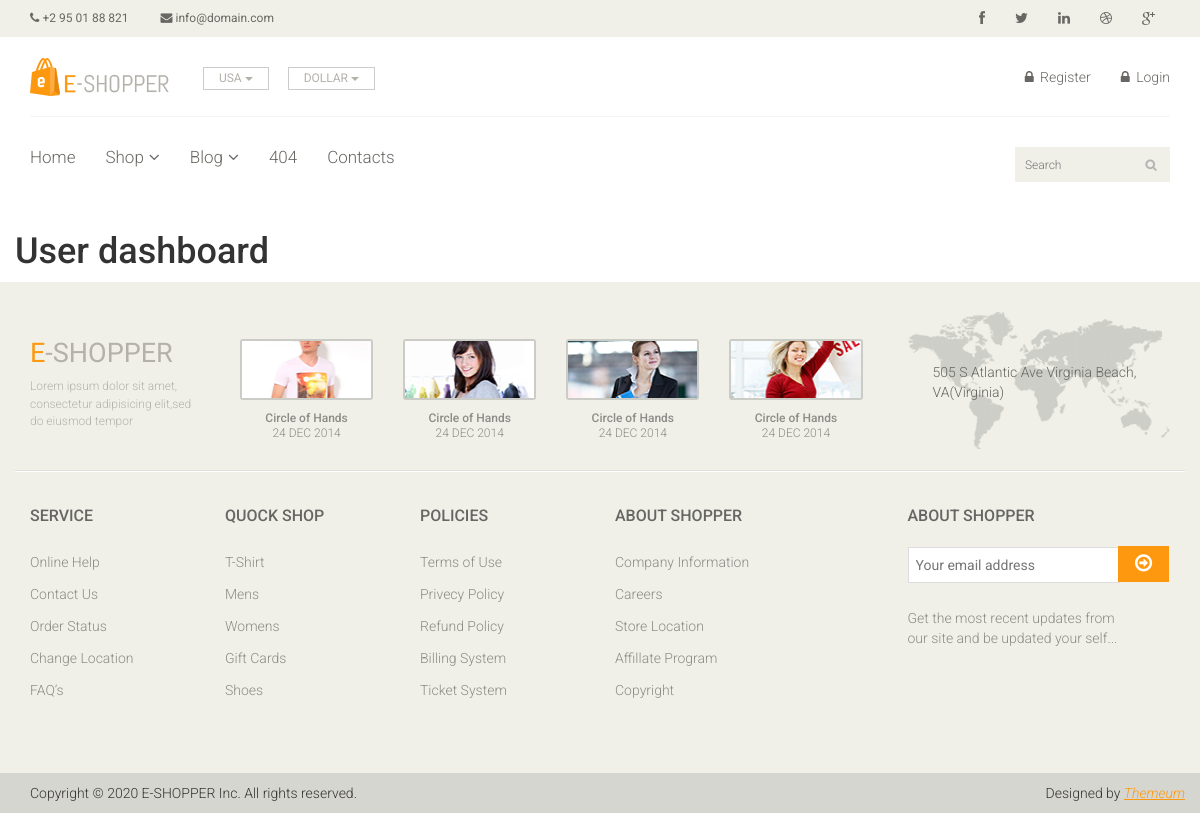
Page /dashboard on the earlier database version.
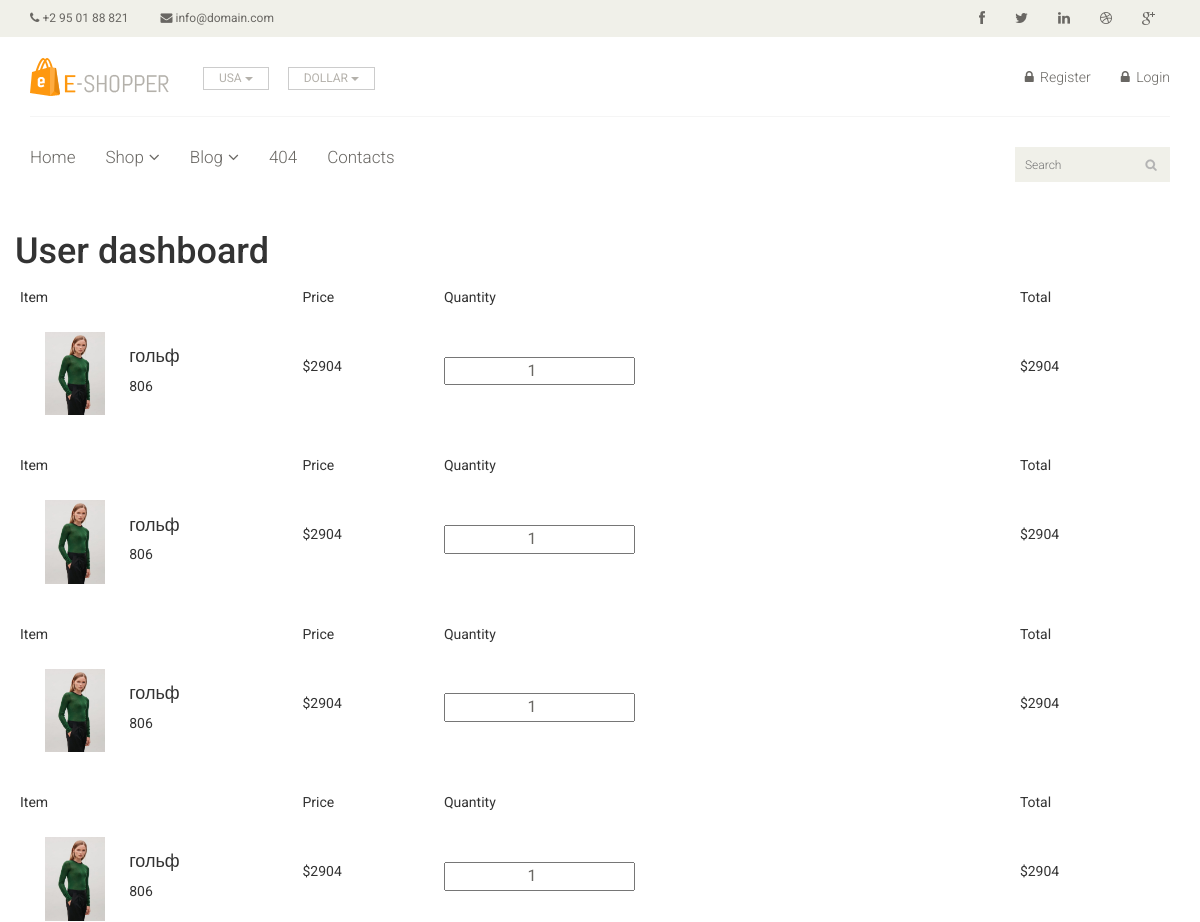
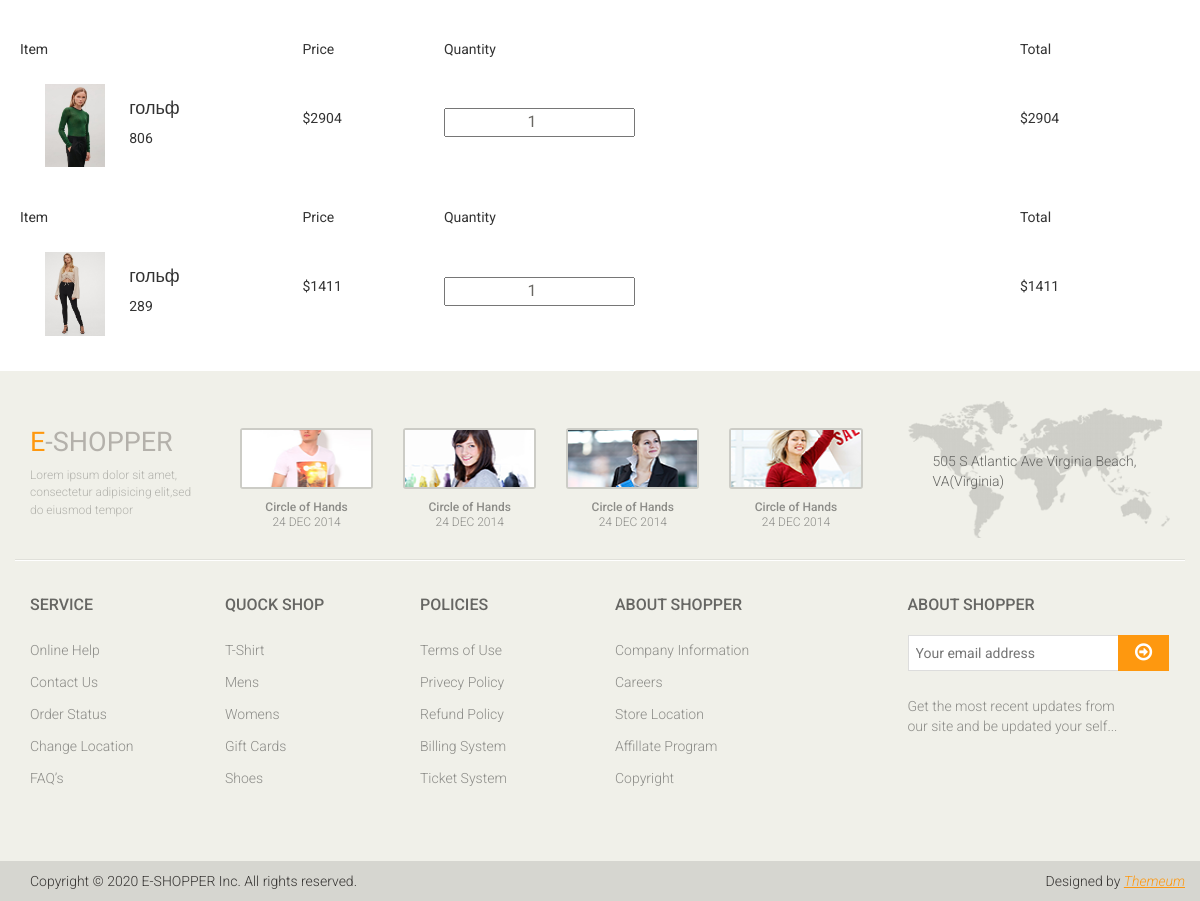
Same page on the later database version (2 pictures, top to bottom).
### orders/models.py (models this page shows, shortened)
class Orders(models.Model):
    tittle = models.CharField(max_length=200)
    price = models.IntegerField()
    sale = models.IntegerField()
    quantity = models.IntegerField()
    photo_main = models.ImageField(upload_to='photos/%Y/%m/%d/')
    list_date = models.DateTimeField(default=datetime.now, blank=True)

### pages/views.py (the view)
# urls.py: path('dashboard', views.dashboard, name='dashboard'),
def dashboard(request):
    orders = Orders.objects.all()
    context = {
        "orders": orders
    }
    return render(request, "pages/dashboard.html", context)

### templates/pages/dashboard.html (shortened to what this page needs)
{% extends 'base.html' %} {% load static %} {% block content %}
<div class="container">
  <div class="row">
    <div class="col">
      <h1>User dashboard</h1>
      {% if orders %} {% for order in orders %}
      <div class="table-responsive cart_info">
        <div>
          <table class="table table-condensed">
            <thead>
              <tr class="cart_menu">
                <td class="image">Item</td>
                <td class="description"></td>
                <td class="price">Price</td>
                <td class="quantity">Quantity</td>
                <td class="total">Total</td>
                <td></td>
              </tr>
            </thead>
            <tbody>
              <tr>
                <td class="cart_product">
                  <img src="{{ order.photo_main.url }}" alt="{{order.tittle}}">
                </td>
                <td class="cart_description">
                  <h4>{{ order.tittle }}</h4>
                  <p>{{ order.sale }}</p>
                </td>
                <td class="cart_price">
                  <p>${{ order.price }}</p>
                </td>
                <td class="cart_quantity">
                  <div class="cart_quantity_button">
                    <input class="cart_quantity_input" type="number" name="quantity" name="count" value="1"
                      autocomplete="off" size="2">
                  </div>
                </td>
                <td class="cart_total">
                  <p class="cart_total_price">${{ order.price }}</p>
                </td>
              </tr>
            </tbody>
          </table>
        </div>
      </div>
      {% endfor %}
      {% endif %}
    </div>
  </div>
</div>
{% endblock %}

### templates/base.html
{% load static %}
<!DOCTYPE html>
<html lang="en">
  {% include 'layouts/_head.html' %}
  <body>
    {% include "layouts/_header.html" %} {% block content %}{% endblock %}
    {% include 'layouts/_scripts.html' %} {% include 'layouts/_footer.html' %}
  </body>
</html>

### templates/layouts/_head.html (shortened to what this page needs)
{% load static %}
<head>
    <link href="{% static 'css/bootstrap.min.css' %}" rel="stylesheet" />
    <link href="{% static 'css/font-awesome.min.css' %}" rel="stylesheet" />
    <link href="{% static 'css/prettyPhoto.css' %}" rel="stylesheet" />
    <link href="{% static 'css/price-range.css' %}" rel="stylesheet" />
    <link href="{% static 'css/animate.css' %}" rel="stylesheet" />
    <link href="{% static 'css/main.css' %}" rel="stylesheet" />
    <link href="{% static 'css/responsive.css' %}" rel="stylesheet" />
    <link href="{% static 'css/main_css.css' %}" rel="stylesheet" />
  </head>

### templates/layouts/_header.html (shortened to what this page needs)
{% load static %}
<header id="header">
    <div class="header_top">
        <div class="container">
            <div class="row">
                <div class="col-sm-6">
                    <div class="contactinfo">
                        <ul class="nav nav-pills">
                            <li><a href="#"><i class="fa fa-phone"></i> +2 95 01 88 821</a></li>
                            <li><a href="#"><i class="fa fa-envelope"></i> info@domain.com</a></li>
                        </ul>
                    </div>
                </div>
                <div class="col-sm-6">
                    <div class="social-icons pull-right">
                        <ul class="nav navbar-nav">
                            <li><a href="#"><i class="fa fa-facebook"></i></a></li>
                            <li><a href="#"><i class="fa fa-twitter"></i></a></li>
                            <li><a href="#"><i class="fa fa-linkedin"></i></a></li>
                            <li><a href="#"><i class="fa fa-dribbble"></i></a></li>
                            <li><a href="#"><i class="fa fa-google-plus"></i></a></li>
                        </ul>
                    </div>
                </div>
            </div>
        </div>
    </div>
    <div class="header-middle">
        <div class="container">
            <div class="row">
                <div class="col-sm-4">
                    <div class="logo pull-left">
                        <a href="{% url 'index' %}"><img src="{% static 'images/home/logo.png' %}" alt="" /></a>
                    </div>
                    <div class="btn-group pull-right">
                        <div class="btn-group">
                            <button type="button" class="btn btn-default dropdown-toggle usa" data-toggle="dropdown">
                                USA
                                <span class="caret"></span>
                            </button>
                        </div>
                        <div class="btn-group">
                            <button type="button" class="btn btn-default dropdown-toggle usa" data-toggle="dropdown">
                                DOLLAR
                                <span class="caret"></span>
                            </button>
                        </div>
                    </div>
                </div>
                <div class="col-sm-8">
                    <div class="shop-menu pull-right">
                        <ul class="nav navbar-nav">
                            {% if user.is_authenticated %}
                                <li><a class="offset-2 col-4 align-self-center enter" href="{% url 'dashboard' %}">Welcome, {{ user.username }}</a></li>
                                <li><a href="#"><i class="fa fa-user"></i> Account</a></li>
                                <li><a href="#"><i class="fa fa-star"></i> Wishlist</a></li>
                                <li><a href="{% url 'cart' %}"><i class="fa fa-shopping-cart"></i> Cart</a></li>
                                <li><a class="col-1 align-self-center" href="javascript:{document.getElementById('logout').submit()}" >Вихід</a></li>
                                <form action="{% url 'logout' %}" id="logout" method="POST">
                                    {% csrf_token %}
                                    <input type="hidden">
                                </form>
                            {% else %}
                                <li><a href="{% url 'register' %}"><i class="fa fa-lock"></i> Register</a></li>
                                <li><a href="{% url 'login' %}"><i class="fa fa-lock"></i> Login</a></li>
                            {% endif %}
                        </ul>
                    </div>
                </div>
            </div>
        </div>
    </div>
    <div class="header-bottom">
        <div class="container">
            <div class="row">
                <div class="col-sm-9">
                    <div class="mainmenu pull-left">
                        <ul class="nav navbar-nav collapse navbar-collapse">
                            <li
                            {% if '/' == request.path %}
                            class="active"
                            {% else %}
                            class=""
                            {% endif %}
                            >
                                <a href="{% url 'index' %}">Home</a>
                            </li>
                            <li class="dropdown"><a href="#">Shop<i class="fa fa-angle-down"></i></a>
                            </li>
                            <li class="dropdown"><a href="#">Blog<i class="fa fa-angle-down"></i></a>
                            </li>
                            <li
                            ><a href="{% url 'page_not_found' %}">404</a></li>
                            <li
                            {% if 'contact' == request.path %}
                            class="active"
                            {% else %}
                            class=""
                            {% endif %}
                            >
                                <a href="{% url 'contact' %}">Contacts</a>
                            </li>
                        </ul>
                    </div>
                </div>
                <div class="col-sm-3">
                    <div class="search_box pull-right">
                        <input type="text" placeholder="Search" />
                    </div>
                </div>
            </div>
        </div>
    </div>
</header>

### templates/layouts/_scripts.html (shortened to what this page needs)
{% load static %}

### templates/layouts/_footer.html (shortened to what this page needs)
{% load static %}
<footer id="footer">
    <div class="footer-top">
        <div class="container">
            <div class="row">
                <div class="col-sm-2">
                    <div class="companyinfo">
                        <h2><span>e</span>-shopper</h2>
                        <p>Lorem ipsum dolor sit amet, consectetur adipisicing elit,sed do eiusmod tempor</p>
                    </div>
                </div>
                <div class="col-sm-7">
                    <div class="col-sm-3">
                        <div class="video-gallery text-center">
                            <a href="#">
                                <div class="iframe-img">
                                    <img src="{% static 'images/home/iframe1.png' %}" alt="" />
                                </div>
                            </a>
                            <p>Circle of Hands</p>
                            <h2>24 DEC 2014</h2>
                        </div>
                    </div>
                    <div class="col-sm-3">
                        <div class="video-gallery text-center">
                            <a href="#">
                                <div class="iframe-img">
                                    <img src="{% static 'images/home/iframe2.png' %}" alt="" />
                                </div>
                            </a>
                            <p>Circle of Hands</p>
                            <h2>24 DEC 2014</h2>
                        </div>
                    </div>
                    <div class="col-sm-3">
                        <div class="video-gallery text-center">
                            <a href="#">
                                <div class="iframe-img">
                                    <img src="{% static 'images/home/iframe3.png' %}" alt="" />
                                </div>
                            </a>
                            <p>Circle of Hands</p>
                            <h2>24 DEC 2014</h2>
                        </div>
                    </div>
                    <div class="col-sm-3">
                        <div class="video-gallery text-center">
                            <a href="#">
                                <div class="iframe-img">
                                    <img src="{% static 'images/home/iframe4.png' %}" alt="" />
                                </div>
                            </a>
                            <p>Circle of Hands</p>
                            <h2>24 DEC 2014</h2>
                        </div>
                    </div>
                </div>
                <div class="col-sm-3">
                    <div class="address">
                        <img src="{% static 'images/home/map.png' %}" alt="" />
                        <p>505 S Atlantic Ave Virginia Beach, VA(Virginia)</p>
                    </div>
                </div>
            </div>
        </div>
    </div>
    <div class="footer-widget">
        <div class="container">
            <div class="row">
                <div class="col-sm-2">
                    <div class="single-widget">
                        <h2>Service</h2>
                        <ul class="nav nav-pills nav-stacked">
                            <li><a href="#">Online Help</a></li>
                            <li><a href="#">Contact Us</a></li>
                            <li><a href="#">Order Status</a></li>
                            <li><a href="#">Change Location</a></li>
                            <li><a href="#">FAQ’s</a></li>
                        </ul>
                    </div>
                </div>
                <div class="col-sm-2">
                    <div class="single-widget">
                        <h2>Quock Shop</h2>
                        <ul class="nav nav-pills nav-stacked">
                            <li><a href="#">T-Shirt</a></li>
                            <li><a href="#">Mens</a></li>
                            <li><a href="#">Womens</a></li>
                            <li><a href="#">Gift Cards</a></li>
                            <li><a href="#">Shoes</a></li>
                        </ul>
                    </div>
                </div>
                <div class="col-sm-2">
                    <div class="single-widget">
                        <h2>Policies</h2>
                        <ul class="nav nav-pills nav-stacked">
                            <li><a href="#">Terms of Use</a></li>
                            <li><a href="#">Privecy Policy</a></li>
                            <li><a href="#">Refund Policy</a></li>
                            <li><a href="#">Billing System</a></li>
                            <li><a href="#">Ticket System</a></li>
                        </ul>
                    </div>
                </div>
                <div class="col-sm-2">
                    <div class="single-widget">
                        <h2>About Shopper</h2>
                        <ul class="nav nav-pills nav-stacked">
                            <li><a href="#">Company Information</a></li>
                            <li><a href="#">Careers</a></li>
                            <li><a href="#">Store Location</a></li>
                            <li><a href="#">Affillate Program</a></li>
                            <li><a href="#">Copyright</a></li>
                        </ul>
                    </div>
                </div>
                <div class="col-sm-3 col-sm-offset-1">
                    <div class="single-widget">
                        <h2>About Shopper</h2>
                        <form action="#" class="searchform">
                            <input type="text" placeholder="Your email address" />
                            <button type="submit" class="btn btn-default"><i
                                    class="fa fa-arrow-circle-o-right"></i></button>
                            <p>Get the most recent updates from <br />our site and be updated your self...</p>
                        </form>
                    </div>
                </div>
            </div>
        </div>
    </div>
    <div class="footer-bottom">
        <div class="container">
            <div class="row">
                <p class="pull-left">Copyright © 2020 E-SHOPPER Inc. All rights reserved.</p>
                <p class="pull-right">Designed by <span><a target="_blank"
                            href="http://www.themeum.com">Themeum</a></span></p>
            </div>
        </div>
    </div>
</footer>

Differences in the rows shown:
added Orders: photo_main (picture), tittle "гольф", sale "806", price "2904"
added Orders: photo_main (picture), tittle "гольф", sale "806", price "2904"
added Orders: photo_main (picture), tittle "гольф", sale "806", price "2904"
added Orders: photo_main (picture), tittle "гольф", sale "806", price "2904"
added Orders: photo_main (picture), tittle "гольф", sale "806", price "2904"
added Orders: photo_main (picture), tittle "гольф", sale "289", price "1411"
